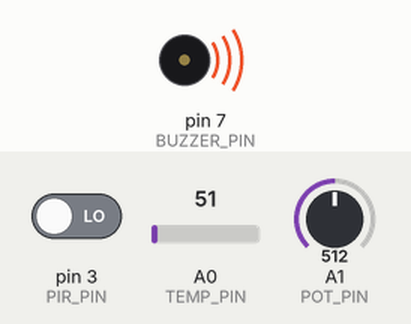
Recording of a sketch running on a simulated Arduino Uno, built with avr-gcc and run on an emulated ATmega328P. On the bench: buzzer (waves = sounding). The inputs (shaded band) are chosen by the test bench; at power-on: pin 3 (PIR_PIN) LOW, A0 (TEMP_PIN) = 51, A1 (POT_PIN) = 512. What the sketch prints to the serial monitor is not drawn.

Above: at 2.8 s.
2.9 s: pin 3 (PIR_PIN) driven HIGH
Timing chart, 0 to 6.5 s (numbered marks = the images above; inputs shaded):
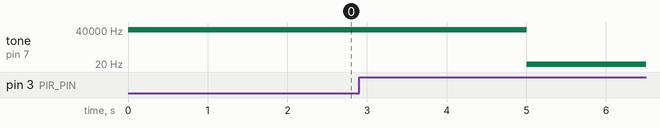

Measured:
- after the input at 2.9 s, tone on pin 7 (BUZZER_PIN): 40960 Hz → 10 Hz after 2.1 s

The sketch:

arduino_sbc.ino
```cpp
#include <SoftwareSerial.h>

#define TEMP_PIN A0 // Analog pin for temperature sensor (LM35)
#define POT_PIN A1  // Analog pin for potentiometer
#define BUZZER_PIN 7
#define PIR_PIN 3
int potValue = 0;
float temperature = 0;

SoftwareSerial espSerial(5,6); // RX, TX pins for ESP8266 communication

void setup() {
  Serial.begin(9600);
  espSerial.begin(9600); // Initialize ESP8266 communication
  pinMode(PIR_PIN, INPUT);
  pinMode(BUZZER_PIN, OUTPUT);
}

void loop() {
  int sensorValue = analogRead(TEMP_PIN);
  temperature = (sensorValue / 1023.0) * 500; // Convert sensor value to temperature in Celsius
  Serial.println("temp");
  Serial.println(temperature);

  int pirState = digitalRead(PIR_PIN);
  if (pirState == HIGH) {
    Serial.print("Motion Detected!");

    delay(1000); // Buzzer on for 1 second
    // digitalWrite(BUZZER_PIN, LOW); // Turn off the buzzer
    tone(BUZZER_PIN, 10);
    delay(500); // Wait for a short period to avoid multiple detections

    // Read potentiometer value
    potValue = analogRead(POT_PIN);
    Serial.println("Potentiometer Value: ");
    Serial.print(potValue);

    // Send data to ESP8266
    espSerial.print("Motion Detected! Temperature: ");
    espSerial.print(temperature);
    espSerial.print(" Potentiometer Value: ");
    espSerial.println(potValue);

  } else {
    tone(BUZZER_PIN, 10000000000000); //lcd.clear();
    //lcd.setCursor(0, 0);
    Serial.println("No Motion");
  }
  delay(2000);
}
```

tinker_sim.c
```cpp
#include <Wire.h>
#include <LiquidCrystal_I2C.h>

#define TEMP_PIN A0 // Analog pin for temperature sensor (LM35)
#define POT_PIN A1  // Analog pin for potentiometer
#define BUZZER_PIN 4
#define PIR_PIN 3

LiquidCrystal_I2C lcd(0x27, 16, 2); // Adjust I2C address and LCD size if necessary

int potValue = 0;
float temperature = 0;

void setup() {
  Serial.begin(9600);
  pinMode(PIR_PIN, INPUT);
  pinMode(BUZZER_PIN, OUTPUT);

  lcd.init(); // Initialize the LCD
  lcd.backlight();
}

void loop() {
  int pirState = digitalRead(PIR_PIN);
  if (pirState == HIGH) {
    lcd.clear();
    lcd.setCursor(0, 0);
    lcd.print("Motion Detected!");

    digitalWrite(BUZZER_PIN, HIGH); // Turn on the buzzer
    delay(1000); // Buzzer on for 1 second
    digitalWrite(BUZZER_PIN, LOW); // Turn off the buzzer

    delay(500); // Wait for a short period to avoid multiple detections

    // Read temperature from LM35
    int sensorValue = analogRead(TEMP_PIN);
    temperature = (sensorValue / 1023.0) * 500; // Convert sensor value to temperature in Celsius

    lcd.setCursor(0, 1);
    lcd.print("Temp: ");
    lcd.print(temperature);
    lcd.print(" C");

    // Read potentiometer value
    potValue = analogRead(POT_PIN);
    Serial.print("Potentiometer Value: ");
    Serial.println(potValue);

    delay(2000); // Delay between readings
  } else {
    lcd.clear();
    lcd.setCursor(0, 0);
    lcd.print("No Motion");

    delay(2000);
  }
}
```
